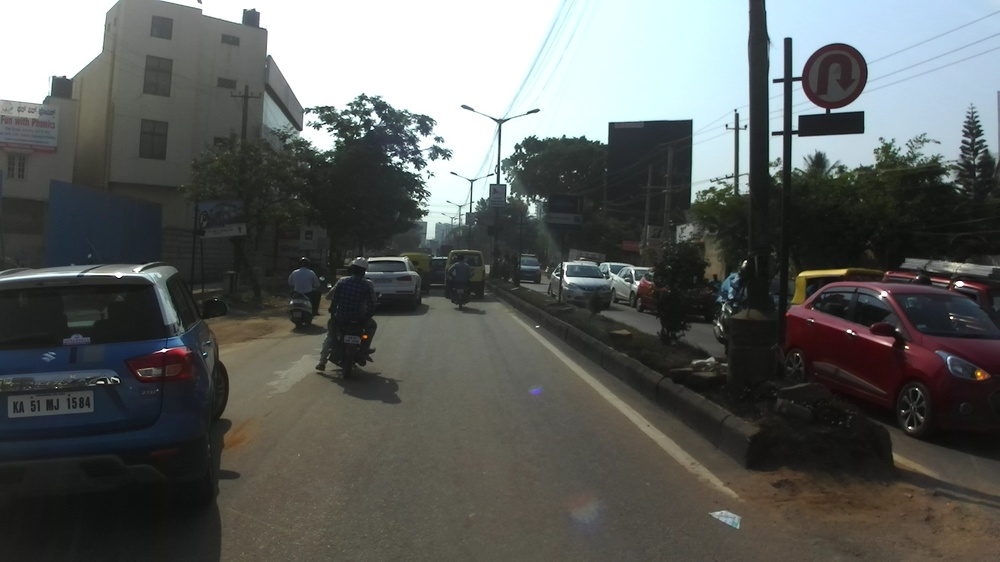
#> input picture Test Code/img1.jpg, 1000 x 562 px, shrunk from 1920 x 1080 before the run, found by its file name
$ python threshold_image.py
#> lines starting #> are read from the running program, lines starting #| are printed output that depends on the picture; after the words box and inside, x2 and y2 are one past the last pixel; in counts of white or black regions, pixels touching at a corner belong together
import cv2
import numpy as np
img = cv2.imread("/home/samthekiller/Downloads/Smart India Hackathon/INTEL/Warning System for Drivers/Test Code/img1.jpg")
#> img is the input picture: shape (562, 1000, 3); mean B, G, R 92.9, 95.3, 92.6
img=cv2.cvtColor(img,cv2.COLOR_BGR2YCrCb)
#> img: shape (562, 1000, 3); mean of channels 0, 1, 2 94.2, 126.8, 127.3
img = cv2.medianBlur(img, 5)
#> img: shape (562, 1000, 3); mean of channels 0, 1, 2 94, 126.8, 127.3
Y,Cr,Cb = cv2.split(img)
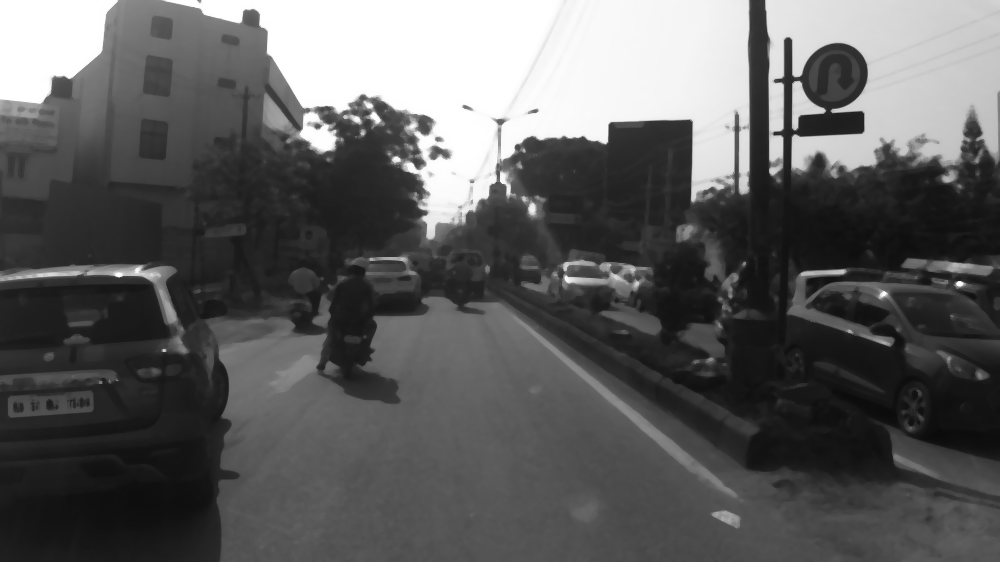
#> Y: shape (562, 1000); min 11, max 255, mean 94
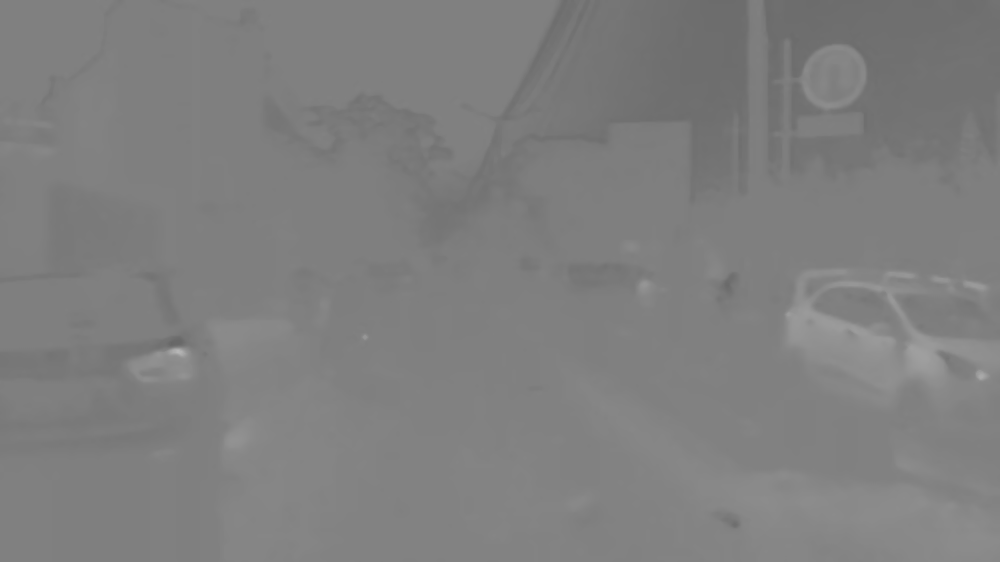
#> Cr: shape (562, 1000); min 102, max 182, mean 126.8
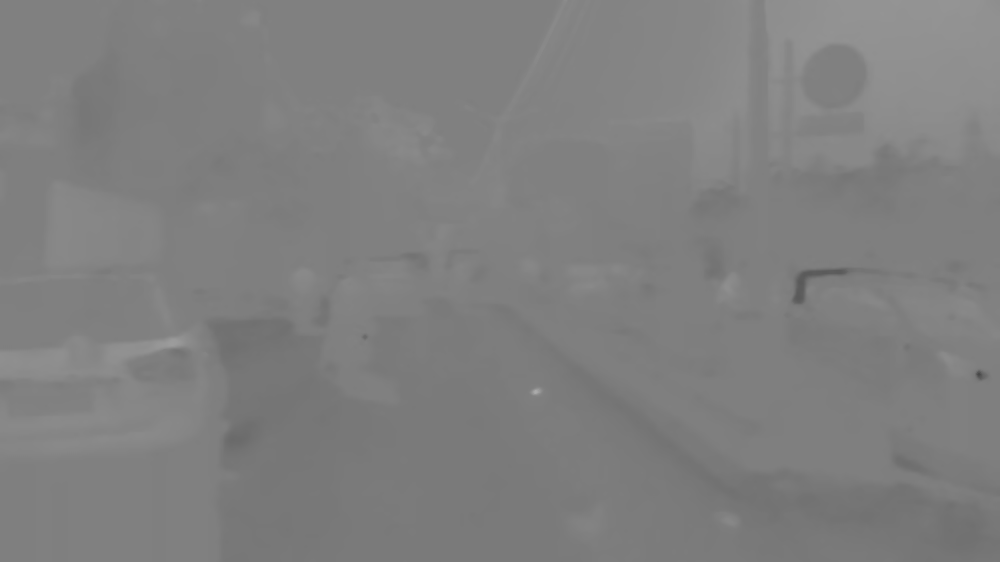
#> Cb: shape (562, 1000); min 72, max 171, mean 127.3

output_Y = cv2.equalizeHist(Y)
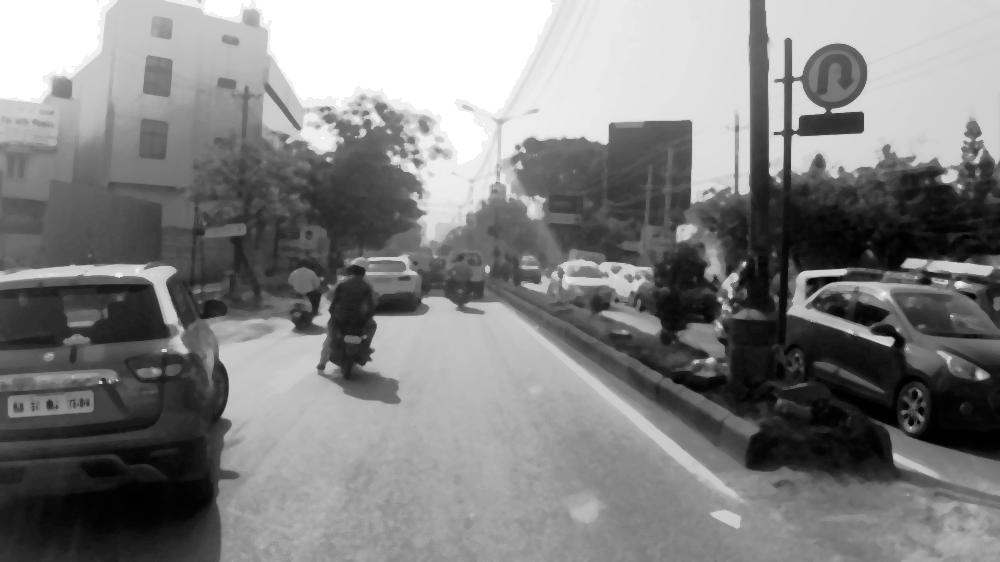
#> output_Y: shape (562, 1000); min 0, max 255, mean 129
output_Cr = cv2.equalizeHist(Cr)
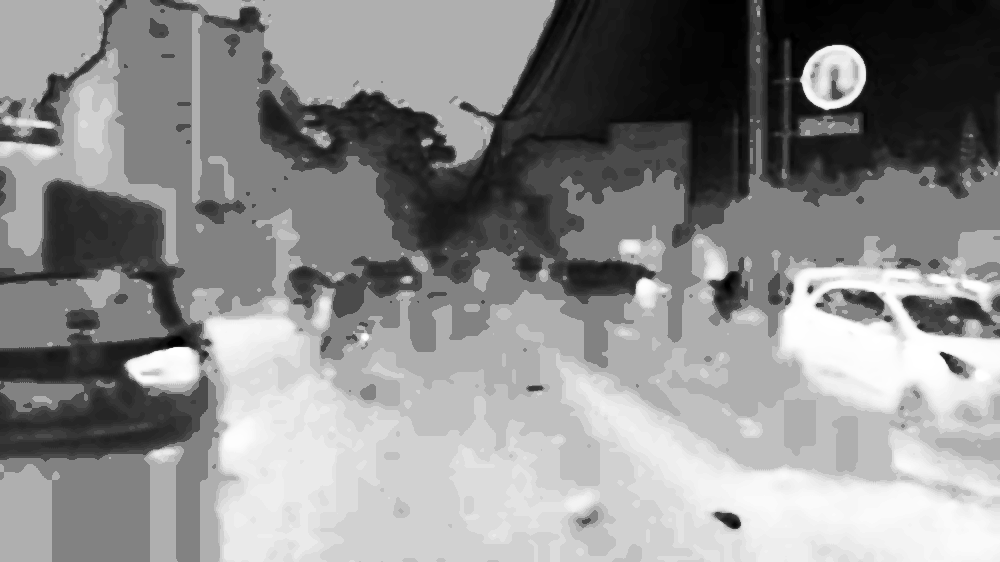
#> output_Cr: shape (562, 1000); min 0, max 255, mean 140
output_Cb = cv2.equalizeHist(Cb)
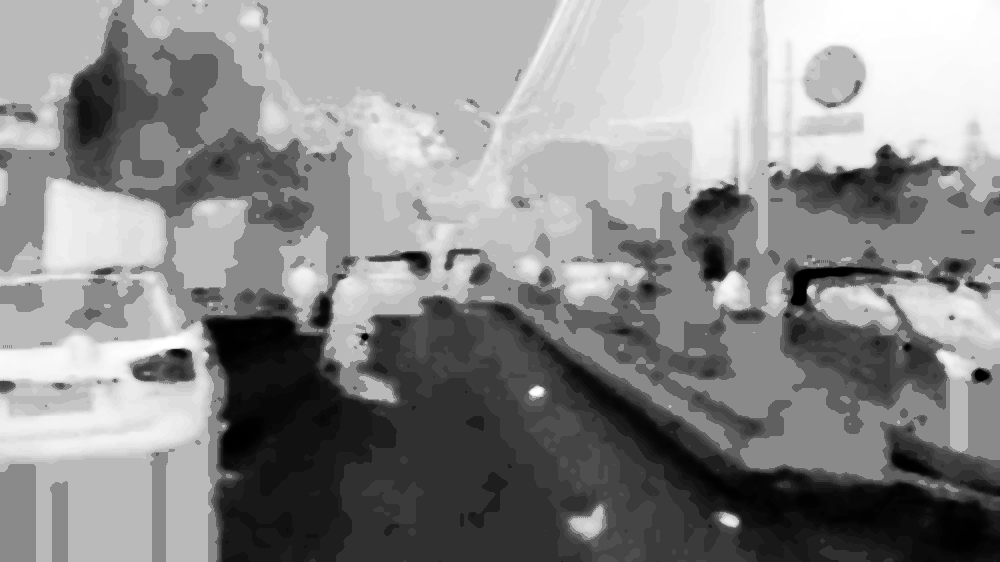
#> output_Cb: shape (562, 1000); min 0, max 255, mean 138.4
img = cv2.merge((output_Y, output_Cr, output_Cb))
#> img: shape (562, 1000, 3); mean of channels 0, 1, 2 129, 140, 138.4
ret, thresh2 = cv2.threshold(output_Cr, 150, 255, cv2.THRESH_BINARY)
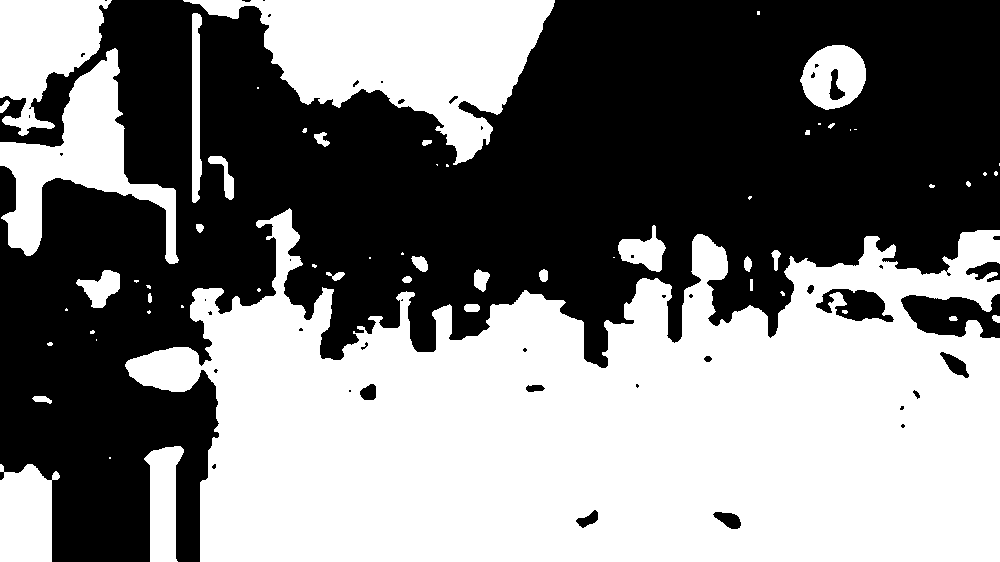
#> thresh2: shape (562, 1000); 49.1% white; 60 white regions (28 under 20 px), largest, box (x1, y1, x2, y2) and area: (125, 208, 1000, 562) 208358, (183, 0, 555, 165) 29296, (0, 48, 179, 264) 12515

cv2.imshow('Image',thresh2)
cv2.waitKey(0)
cv2.destroyAllWindows()

$ run again, with Test Code/image.jpg copied over Test Code/img1.jpg
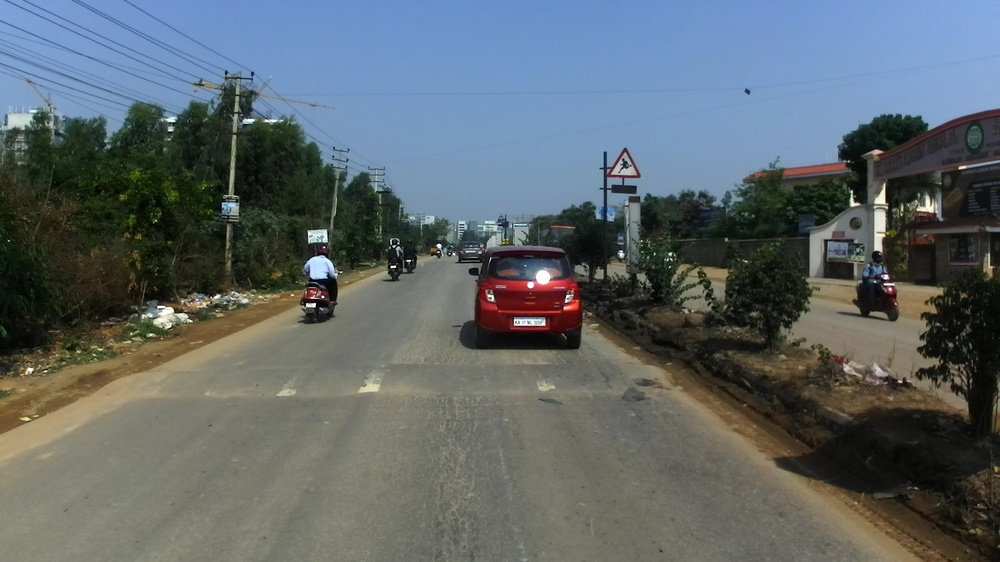
#> input picture Test Code/image.jpg, 1000 x 562 px, shrunk from 1920 x 1080 before the run, found by its file name
#> img is the input picture: shape (562, 1000, 3); mean B, G, R 105.5, 102.3, 93.6
#> `output_Cb = cv2.equalizeHist(Cb)`:
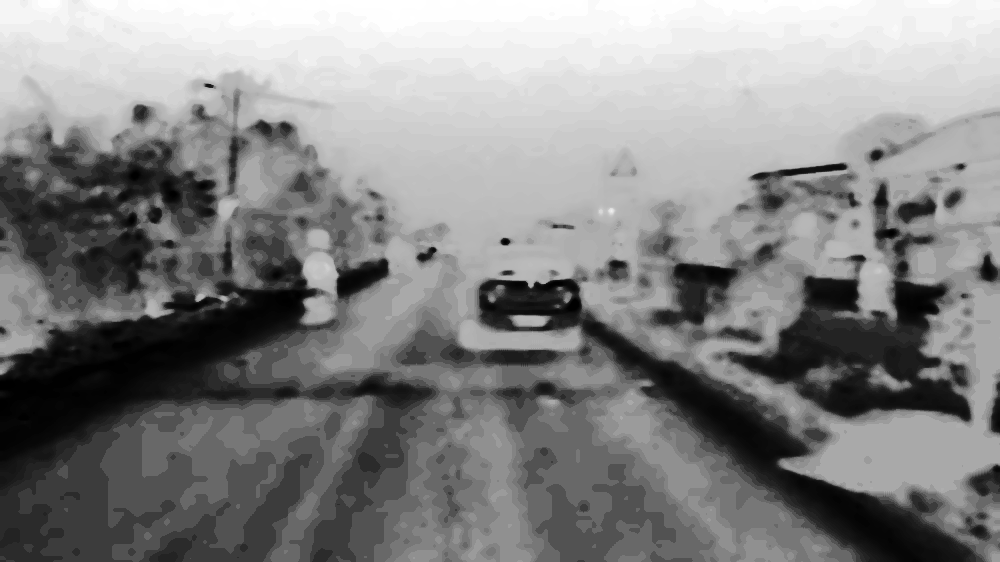
#> output_Cb: shape (562, 1000); min 0, max 255, mean 132.6
#> `ret, thresh2 = cv2.threshold(output_Cr, 150, 255, cv2.THRESH_BINARY)`:
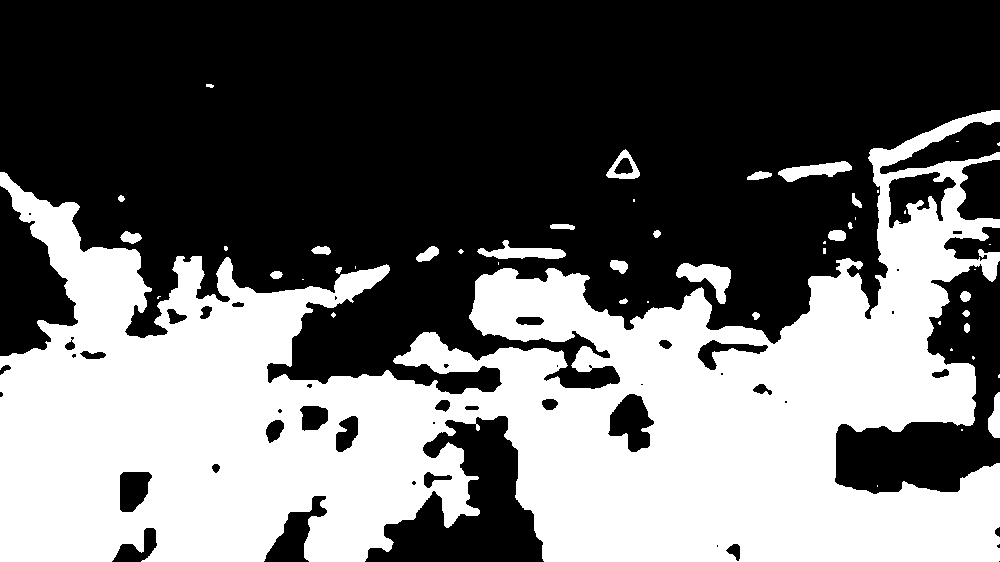
#> thresh2: shape (562, 1000); 41.5% white; 49 white regions (24 under 20 px), largest, box (x1, y1, x2, y2) and area: (0, 110, 1000, 562) 227958, (676, 263, 731, 304) 1057, (477, 240, 566, 259) 822

$ run again, with Test Code/image1.jpg copied over Test Code/img1.jpg
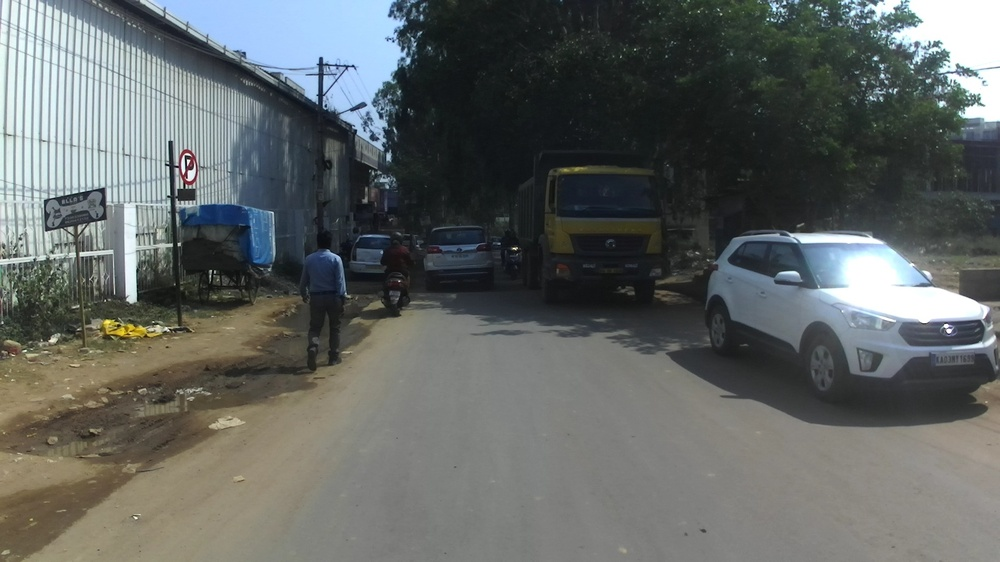
#> input picture Test Code/image1.jpg, 1000 x 562 px, shrunk from 1920 x 1080 before the run, found by its file name
#> img is the input picture: shape (562, 1000, 3); mean B, G, R 100.3, 102.1, 97.7
#> `output_Cb = cv2.equalizeHist(Cb)`:
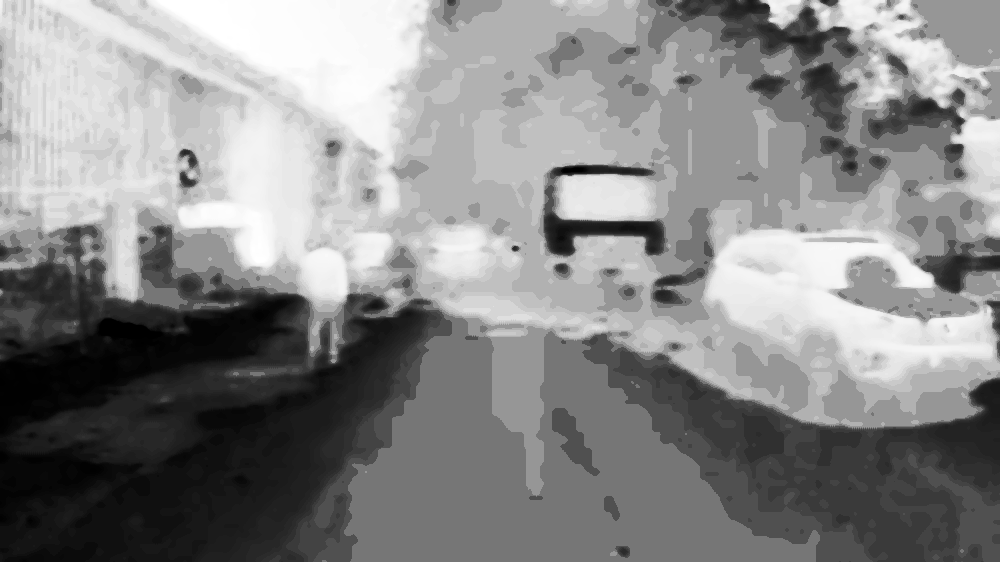
#> output_Cb: shape (562, 1000); min 0, max 255, mean 135.9
#> `ret, thresh2 = cv2.threshold(output_Cr, 150, 255, cv2.THRESH_BINARY)`:
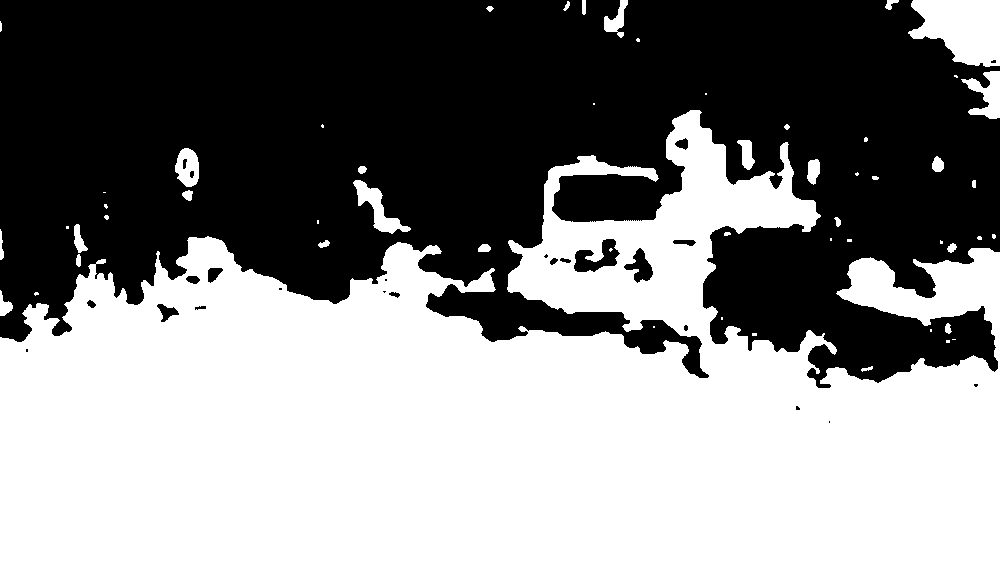
#> thresh2: shape (562, 1000); 51.3% white; 25 black regions (9 under 20 px), largest, box (x1, y1, x2, y2) and area: (0, 0, 1000, 388) 271339, (574, 239, 620, 272) 788, (624, 248, 653, 283) 486

$ run again, with Test Code/img.jpg copied over Test Code/img1.jpg
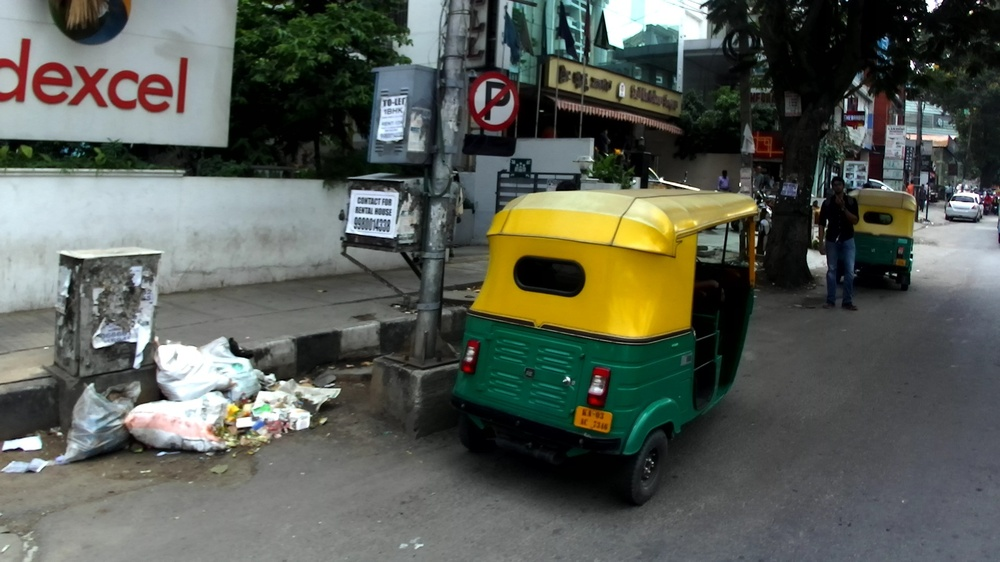
#> input picture Test Code/img.jpg, 1000 x 562 px, shrunk from 1920 x 1080 before the run, found by its file name
#> img is the input picture: shape (562, 1000, 3); mean B, G, R 84.9, 93.3, 88.8
#> `ret, thresh2 = cv2.threshold(output_Cr, 150, 255, cv2.THRESH_BINARY)`:
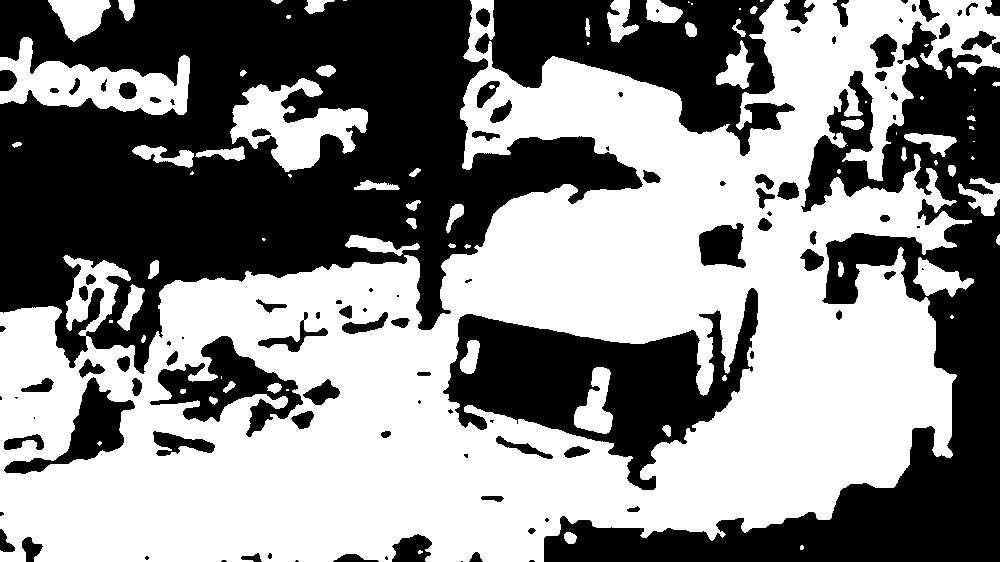
#> thresh2: shape (562, 1000); 53.6% white; 109 black regions (33 under 20 px), largest, box (x1, y1, x2, y2) and area: (0, 0, 643, 374) 125077, (544, 21, 1000, 562) 61822, (443, 288, 758, 490) 26540
